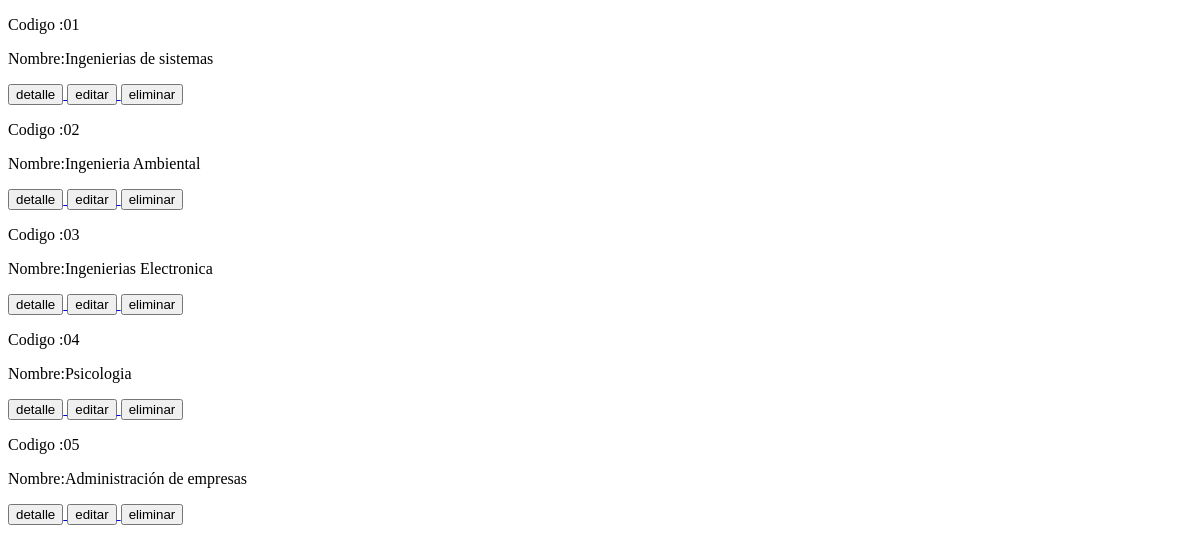
The page /lista/ on the database as committed earlier.
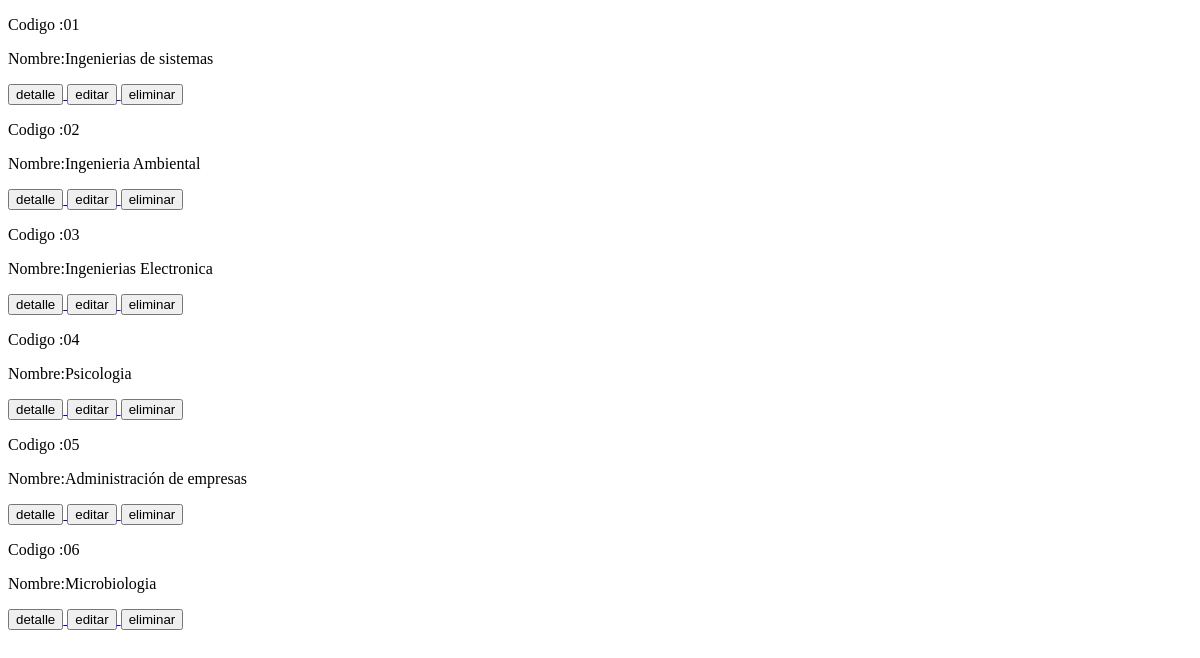
The same page on the database as committed later.
### adicionesupc/models.py (models this page shows, shortened)
class Programa (models.Model):
    facultad=models.ForeignKey(Facultad)
    codigo = models.CharField(primary_key=True,max_length=20)
    nombre =  models.CharField(max_length=50)
    class Meta:
        verbose_name_plural='Programas'

### adicionesupc/views.py (the view)
# urls.py: url(r'^lista/', ListaPrograma.as_view(),name='lista'),
class ListaPrograma(ListView):
    template_name = 'listviewprograma.html'
    model = Programa

### estaticos/templates/listviewprograma.html (shortened to what this page needs)
<!DOCTYPE html>
<html>
<head lang="en">
</head>
<body>
    {% for Programa in object_list %}
        <tr>
            <p>Codigo :<td>{{ Programa.codigo }}</td></p>
            <p>Nombre:<td>{{ Programa.nombre }}</td></p>
            <td>
                <a href="/detalleprograma/{{ Programa.codigo }}">
                    <button type="button" >detalle</button>
                </a>
          </td>
            <td>
             <a href="/editarprograma/{{ Programa.codigo }}">
             <button type="button">editar</button>
             </a>
            </td>
        <td>
            <a href="/eliminarprograma/{{ Programa.codigo }}">
               <button type="button">eliminar</button>
            </a>
          </td>
        </tr>
    {% endfor %}
</body>
</html>

Rows that differ between the two databases and show on the page:
added Programa: codigo "06", nombre "Microbiologia"
